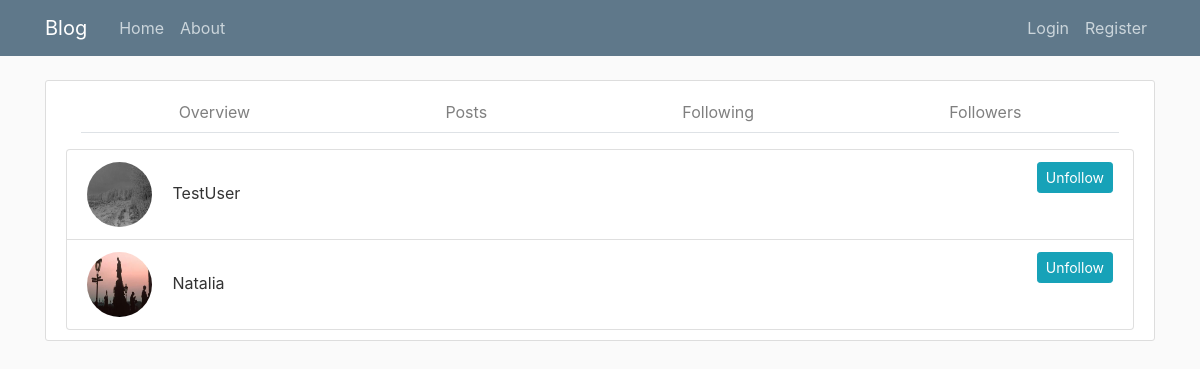
Page /user/ExMiracle/following/ on the earlier database version.
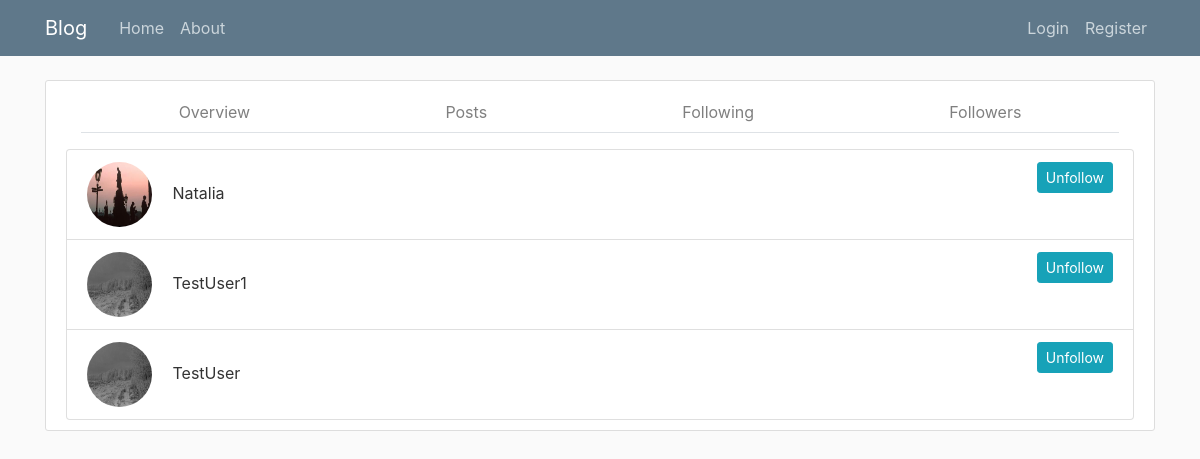
Same page on the later database version.
### users/models.py (models this page shows, shortened)
class Profile(models.Model):
    user = models.OneToOneField(User, on_delete = models.CASCADE)
    image = models.ImageField(default='default.jpg', upload_to='profile_pics')
    relationships = models.ManyToManyField('self', through='Relationship',
                                           symmetrical=False,
                                           related_name='related_to')
    def get_username(self):
        return self.user.username
    def get_relationships(self, status):
        return self.relationships.filter(
            to_people__status=status,
            to_people__from_person=self)
    def get_following(self):
        return self.get_relationships(RELATIONSHIP_FOLLOWING)

### users/views.py (the view)
# urls.py: path('user/<str:username>/following/', user_views.ProfileFollowingView.as_view(), name = 'profile-following'),
class ProfileFollowingView(TryView, ListView):
    template_name = 'users/profile_following.html' # <app>/<model?_<viewtype>.html
    context_object_name = 'following'
    paginate_by = 50
    def get_queryset(self):
        user = get_object_or_404(User, username=self.kwargs.get('username'))
        return Profile.objects.get(user=user).get_following()

### users/views.py (called while the page is built)
    def friend_check(self):
        user = get_object_or_404(User, username=self.kwargs.get('username'))
        profile = Profile.objects.get(user=user)
        if self.request.user.is_authenticated:
            follower_list = self.request.user.profile.get_following()
            if profile in follower_list:
                return "Unfollow"
            else:
                return "Follow"
        else:
            return None

    def get_context_data(self, **kwargs):
        context = super(TryView, self).get_context_data(**kwargs)
        if self.friend_check() == None:
            return context
        elif self.friend_check() == "Unfollow":
            context['color'] = 'btn-info'
        else:
            context['color'] = 'btn-outline-info'
        context['user'] = get_object_or_404(User, username=self.kwargs.get('username'))
        return context

### users/templates/users/profile_following.html (shortened to what this page needs)
{% extends "blog/base_profile.html" %}
{% load static %}
{% block profile %}
  <ul class="list-group">
      {% for follower in following %}
      <li class="list-group-item">
            <img class="rounded-circle article-img" src="{{ follower.image.url }}">
            <span>{{ follower.get_username }}</span>
            {% if request.user.profile == follower %}
            {% else %}
                <a class="btn btn-sm btn-info friend float-right" id="friend-{{follower.get_username}}"
                 data-href="{% url 'api-follow' follower.get_username %}"
                 href="">Unfollow</a>
            {% endif %}
    </li>
      {% endfor %}
      </ul>
{% endblock %}

### blog/templates/blog/base_profile.html (shortened to what this page needs)
{% extends "blog/base_else.html" %}
{% block content2 %}
<div class="content-section">
  <div class="container navbar-expand-md navbar-light bg-white pb-3">
      <div class="collapse navbar-collapse" id="navbarToggleProfile">
        <div class="navbar-nav nav-tabs nav-fill w-100 align-items-start">
          <a class="nav-item nav-link" href="{% url 'profile' user.username %}">Overview</a>
          <a class="nav-item nav-link" href="{% url 'profile-posts' user.username %}">Posts</a>
          <a class="nav-item nav-link" href="{% url 'profile-following' user.username %}">Following</a>
          <a class="nav-item nav-link" href="{% url 'profile-followers' user.username %}">Followers</a>
        </div>
      </div>
  </div>
      {% block profile %}
      {% endblock profile %}
</div>
{% endblock %}

### blog/templates/blog/base_else.html
{% extends "blog/base.html" %}
{% block misc %}
  <main role="main" class="container">
    <div class="row">
      <div class="col-md-12">
        {% block content2 %}{% endblock %}
      </div>
    </div>
  </main>
{% endblock %}

### blog/templates/blog/base.html (shortened to what this page needs)
{% load staticfiles %}
<!DOCTYPE html>
<html lang="en">
<head>
    <link rel="stylesheet" href="https://maxcdn.bootstrapcdn.com/bootstrap/4.0.0/css/bootstrap.min.css">
    <link rel="stylesheet" type="text/css" href="{% static 'blog/main.css' %}">
</head>
<body>
    <header class="site-header">
      <nav class="navbar navbar-expand-md navbar-dark bg-steel fixed-top">
        <div class="container">
          <a class="navbar-brand mr-4" href="{% url 'blog-home' %}">Blog</a>
          <div class="collapse navbar-collapse" id="navbarToggle">
            <div class="navbar-nav mr-auto">
              <a class="nav-item nav-link" href="{% url 'blog-home' %}">Home</a>
              <a class="nav-item nav-link" href="{% url 'blog-about' %}">About</a>
            </div>
            <div class="navbar-nav">
              {% if request.user.is_authenticated %}
                <a class="nav-item nav-link" href="{% url 'post-create' %}">New Post</a>
                <a class="nav-item nav-link" href="{% url 'profile' request.user %}">Profile</a>
                <a class="nav-item nav-link" href="{% url 'logout' %}">Logout</a>
              {% else %}
                <a class="nav-item nav-link" href="{% url 'login' %}">Login</a>
                <a class="nav-item nav-link" href="{% url 'register' %}">Register</a>
              {% endif %}
            </div>
          </div>
        </div>
      </nav>
    </header>
    {% block misc %}
    {% endblock misc %}
</body>
</html>

### blog/static/blog/main.css (style rules this page uses)
body { background: #fafafa; color: #333333; margin-top: 5rem; }
ul { margin: 0; }
.bg-steel { background-color: #5f788a; }
.site-header .navbar-nav .nav-link { color: #cbd5db; }
.content-section { background: #ffffff; padding: 10px 20px; border: 1px solid #dddddd; border-radius: 3px; margin-bottom: 20px; }
.article-img { height: 65px; width: 65px; margin-right: 16px; }

Differences in the rows shown:
shown differently, row unchanged: Profile "Natalia": moves up the list
added Profile: image (placeholder picture), get_username "TestUser1"
